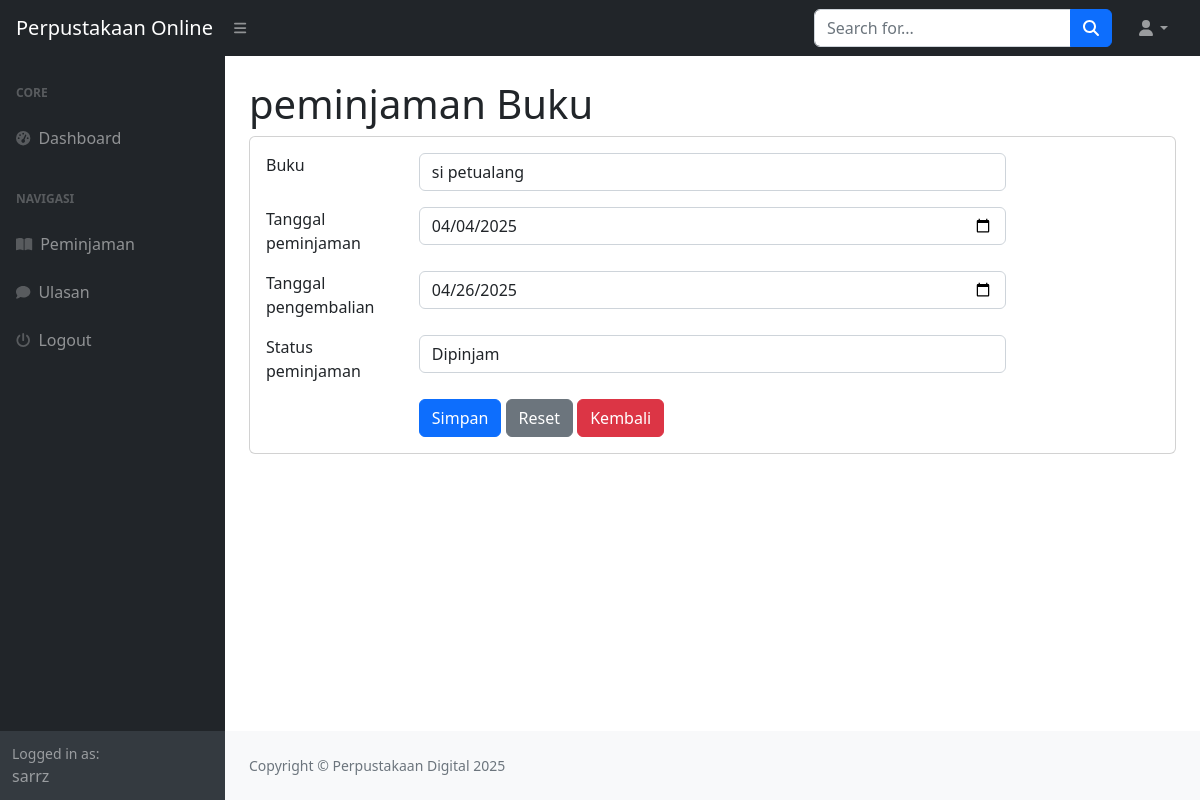
The app's page /perpustakaan_ukk/index.php?page=peminjaman_ubah&&id=2 (signed in) with its own data.
### tables this page shows
CREATE TABLE `peminjaman` (
  `id_peminjaman` int(11) NOT NULL,
  `id_user` int(11) DEFAULT NULL,
  `id_buku` int(11) DEFAULT NULL,
  `tanggal_peminjaman` varchar(255) DEFAULT NULL,
  `tanggal_pengembalian` varchar(255) DEFAULT NULL,
  `status_peminjaman` enum('dipinjam','dikembalikan','','') DEFAULT NULL
);

CREATE TABLE `buku` (
  `id_buku` int(11) NOT NULL,
  `id_kategori` int(11) DEFAULT NULL,
  `judul` varchar(255) DEFAULT NULL,
  `penulis` varchar(255) DEFAULT NULL,
  `penerbit` varchar(255) DEFAULT NULL,
  `tahun_terbit` varchar(255) DEFAULT NULL,
  `deskripsi` varchar(255) DEFAULT NULL
);

### perpustakaan_ukk/peminjaman_ubah.php (the view, shortened to what this page needs)
<h1 class="mt-4">peminjaman Buku</h1>
<div class="card">
    <div class="card-body">
        <div class="row">
            <div class="col-md-12">
                <form method="post">
                    <?php
                        $id = $_GET['id'];
                        $query = mysqli_query($koneksi, "SELECT * FROM peminjaman WHERE id_peminjaman = $id");
                        $data = mysqli_fetch_array($query);
                    ?>
                    <div class="row mb-3">
                        <div class="col-md-2">Buku</div>
                        <div class="col-md-8">
                            <select name="id_buku" class="form-control">
                                <?php
                                    $buk = mysqli_query($koneksi,"SELECT*FROM buku");
                                    while($buku = mysqli_fetch_array($buk)){
                                        ?>
                                        <option <?php if($buku['id_buku'] == $data['id_buku']) echo 'selected'; ?> value="<?php echo $buku['id_buku']; ?>"><?php echo $buku['judul']; ?></option>
                                        <?php
                                    }
                                ?>
                            </select>
                        </div>
                    </div>
                    <div class="row mb-3">
                        <div class="col-md-2">Tanggal peminjaman</div>
                       <div class="col-md-8">
                            <input type="date" class="form-control" value="<?php echo $data['tanggal_peminjaman'];?>" name="tanggal_peminjaman">
                       </div>
                    </div>
                    <div class="row mb-3">
                        <div class="col-md-2">Tanggal pengembalian</div>
                       <div class="col-md-8">
                            <input type="date" class="form-control" value="<?php echo $data['tanggal_pengembalian']; ?>" name="tanggal_pengembalian">
                       </div>
                    </div>
                    <div class="row mb-3">
                        <div class="col-md-2">Status peminjaman</div>
                       <div class="col-md-8">
                            <select name="status_peminjaman" class="form-control">
                                <option value="dipinjam" <?php if($data['status_peminjaman'] == 'dipinjam' ) echo 'selected'; ?>>Dipinjam</option>
                            </select>
                       </div>
                    </div>
                    <div class="row">
                        <div class="col-md-2"></div>
                        <div class="col-md-8">
                            <button type="submit" class="btn btn-primary" name="submit" value="submit">Simpan</button>
                            <button type="reset" class="btn btn-secondary">Reset</button>
                            <a href="?page=peminjaman" class="btn btn-danger">Kembali</a>
                        </div>
                    </div>
                </form>
            </div>
        </div>
    </div>
</div>

### records on screen
peminjaman: id_buku "si petualang", tanggal_peminjaman "04/04/2025", tanggal_pengembalian "04/26/2025", status_peminjaman "Dipinjam"

### other values on screen
$_SESSION['user']['nama'] "sarrz"
